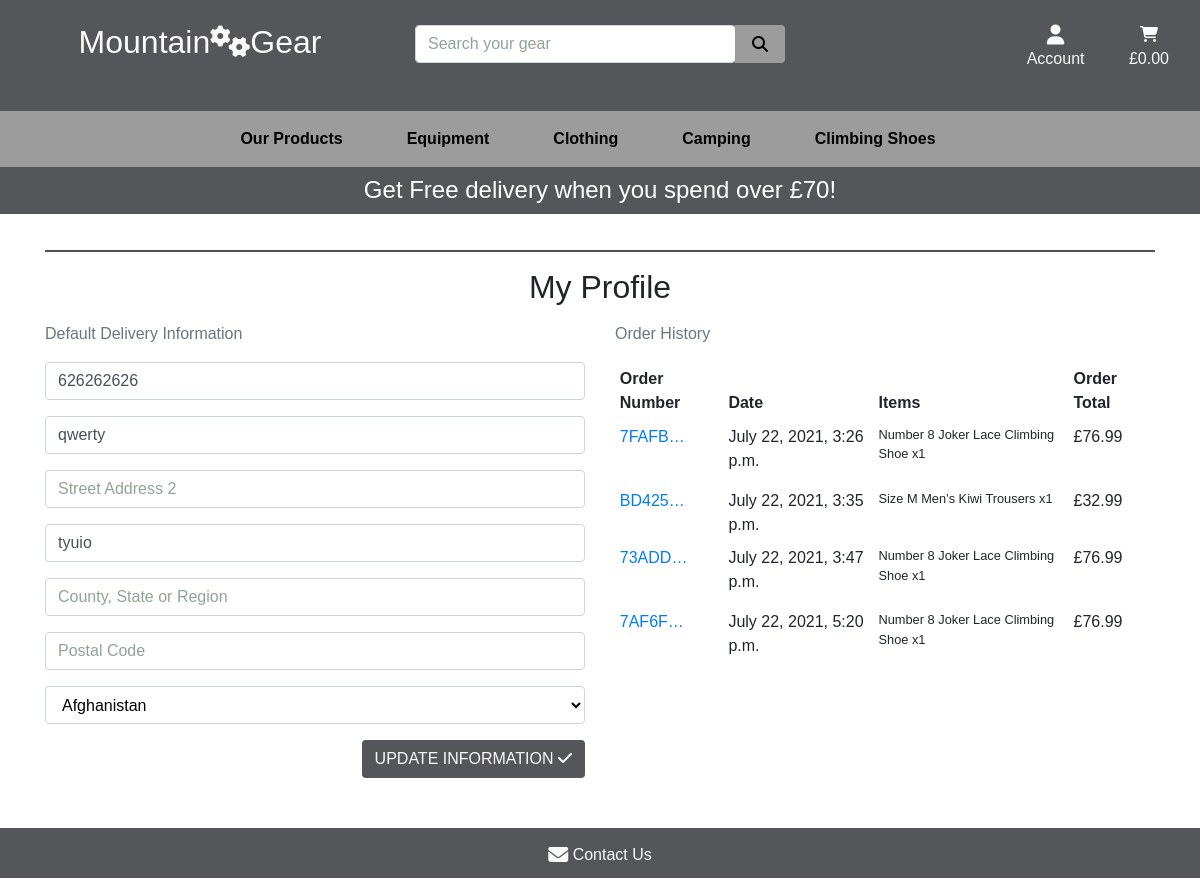
The page /profile/ (signed in) on the database as committed earlier.
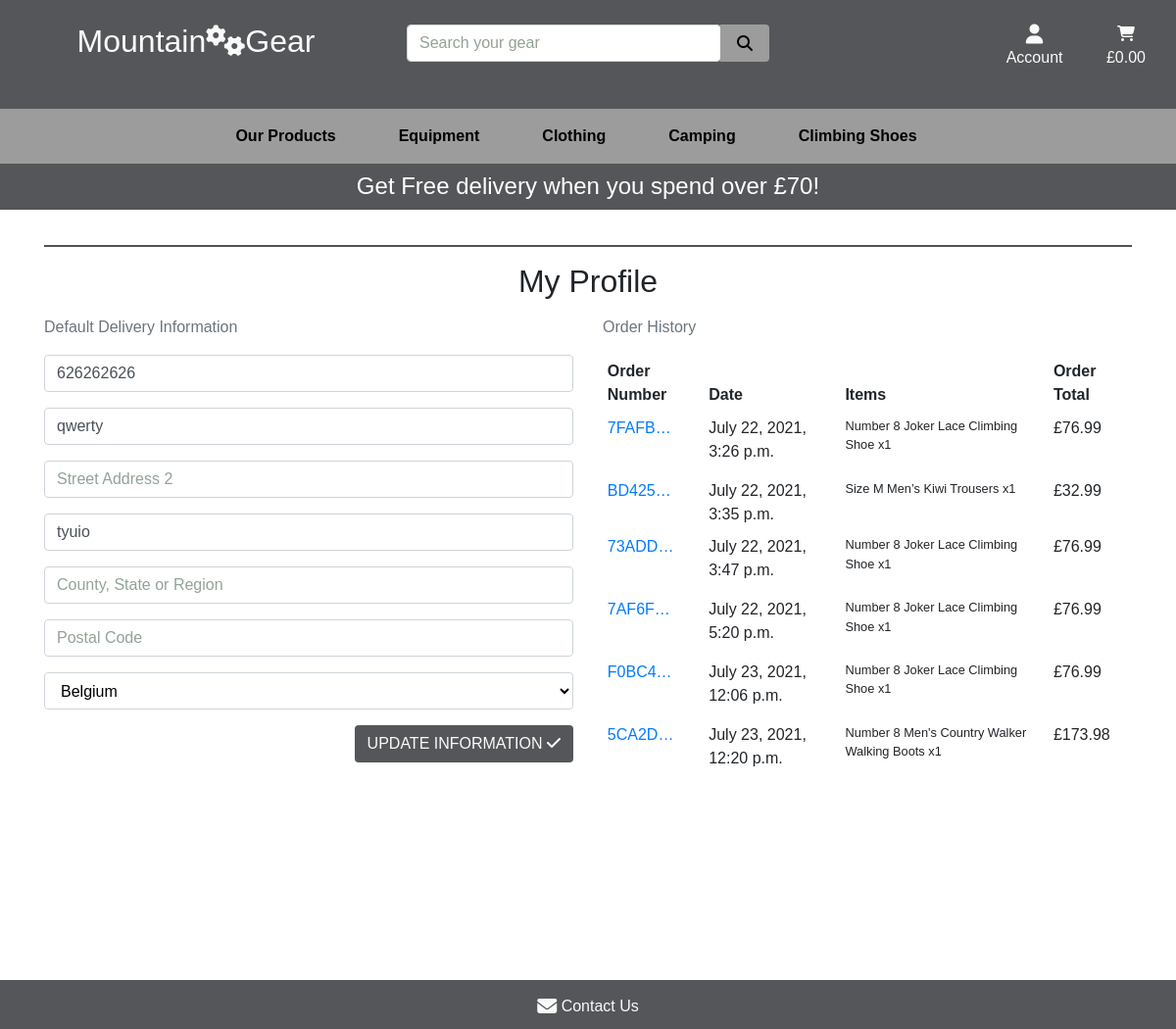
The same page on the database as committed later.
### profiles/models.py (models this page shows, shortened)
class UserProfile(models.Model):
    user = models.OneToOneField(User, on_delete=models.CASCADE)
    default_phone_number = models.CharField(max_length=20,
                                            null=True, blank=True)
    default_street_address1 = models.CharField(max_length=80,
                                               null=True, blank=True)
    default_street_address2 = models.CharField(max_length=80,
                                               null=True, blank=True)
    default_town_or_city = models.CharField(max_length=40,
                                            null=True, blank=True)
    default_county = models.CharField(max_length=80, null=True, blank=True)
    default_postcode = models.CharField(max_length=20,
                                        null=True, blank=True)
    default_country = CountryField(blank_label='Country',
                                   null=True, blank=True)

### checkout/models.py (models this page shows, shortened)
class Order(models.Model):
    order_number = models.CharField(max_length=32, null=False, editable=False)
    user_profile = models.ForeignKey(UserProfile, on_delete=models.SET_NULL,
                                     null=True, blank=True,
                                     related_name='orders')
    full_name = models.CharField(max_length=50, null=False, blank=False)
    email = models.EmailField(max_length=254, null=False, blank=False)
    phone_number = models.CharField(max_length=20, null=False, blank=False)
    country = CountryField(blank_label='Country *', null=False, blank=False)
    postcode = models.CharField(max_length=20, null=True, blank=True)
    town_or_city = models.CharField(max_length=40, null=False, blank=False)
    street_address1 = models.CharField(max_length=80, null=False, blank=False)
    street_address2 = models.CharField(max_length=80, null=True, blank=True)
    county = models.CharField(max_length=80, null=True, blank=True)
    date = models.DateTimeField(auto_now_add=True)
    delivery_cost = models.DecimalField(max_digits=6,
                                        decimal_places=2,
                                        null=False, default=0)
    order_total = models.DecimalField(max_digits=10,
                                      decimal_places=2, null=False, default=0)
    sum_total = models.DecimalField(max_digits=10,
                                    decimal_places=2, null=False, default=0)
    original_cart = models.TextField(null=False, blank=False, default='')
    stripe_pid = models.CharField(max_length=254, null=False,
                                  blank=False, default='')

class OrderLineItem(models.Model):
    order = models.ForeignKey(Order,
                              null=False, blank=False,
                              on_delete=models.CASCADE,
                              related_name='lineitems')
    product = models.ForeignKey(Product,
                                null=False, blank=False,
                                on_delete=models.CASCADE)
    product_size = models.CharField(max_length=2,
                                    null=True, blank=True)  # XS, S, M, L, XL
    product_number = models.CharField(max_length=2,
                                      null=True, blank=True)  # 6, 7, 8, 9, 10
    quantity = models.IntegerField(null=False, blank=False, default=0)
    lineitem_total = models.DecimalField(max_digits=6,
                                         decimal_places=2,
                                         null=False,
                                         blank=False, editable=False)

### products/models.py (models this page shows, shortened)
class Product(models.Model):
    category = models.ForeignKey('Category', null=True, blank=True,
                                 on_delete=models.SET_NULL)
    sku = models.CharField(max_length=254, null=True, blank=True)
    name = models.CharField(max_length=254)
    description = models.TextField()
    has_sizes = models.BooleanField(default=False, null=True, blank=True)
    has_numbers = models.BooleanField(default=False, null=True, blank=True)
    price = models.DecimalField(max_digits=6, decimal_places=2)
    rating = models.DecimalField(max_digits=6, decimal_places=2)
    image = models.ImageField(null=True, blank=True)

### profiles/views.py (the view)
# urls.py: path('profile/', include('profiles.urls')),
def profile(request):
    profile = get_object_or_404(UserProfile, user=request.user)
    if request.method == 'POST':
        form = UserProfileForm(request.POST, instance=profile)
        if form.is_valid():
            form.save()
            messages.success(request, 'Profile updated successfully')
        else:
            messages.error(request, 'Update failed. Please ensure\
                            the form is valid.')
    else:
        form = UserProfileForm(instance=profile)
    orders = profile.orders.all()
    template = 'profiles/profile.html'
    context = {
        'form': form,
        'orders': orders,
        'on_profile_page': True
    }
    return render(request, template, context)

### profiles/forms.py
class UserProfileForm(forms.ModelForm):
    class Meta:
        model = UserProfile
        exclude = ('user',)
    def __init__(self, *args, **kwargs):
        super().__init__(*args, **kwargs)
        placeholders = {
            'default_phone_number': 'Phone Number',
            'default_country': 'Country',
            'default_postcode': 'Postal Code',
            'default_town_or_city': 'Town or City',
            'default_street_address1': 'Street Address 1',
            'default_street_address2': 'Street Address 2',
            'default_county': 'County, State or Region',
        }
        self.fields['default_phone_number'].widget.attrs['autofocus'] = True
        for field in self.fields:
            if self.fields[field].required:
                placeholder = f'{placeholders[field]} *'
            else:
                placeholder = placeholders[field]
                self.fields[field].widget.attrs['placeholder'] = placeholder
            self.fields[field].widget\
                .attrs['class'] = 'rounded profile-form-input'
            self.fields[field].label = False

### profiles/templates/profiles/profile.html (shortened to what this page needs)
{% extends "base.html" %}
{% load static %}
{% block page_header %}
    <div class="container header-container">
    </div>
{% endblock %}
{% block content %}
    <div class="overlay"></div>
    <div class="container container-profile">
        <div class="row ">
            <div class="col col-checkout">
                <hr>
                <h2 class="text-center mb-3 ">My Profile</h2>
            </div>
        </div>
        <div class="row">
            <div class="col-12 col-lg-6 col-profile">
                <p class="text-muted">Default Delivery Information</p>
                <form class="mt-3" action="{% url 'profile' %}" method="POST" id="profile-update-form">
                    {{ form|crispy }}
                    <button class="btn gear-button rounded text-uppercase float-right">Update Information
                        <i class="fa fa-check" aria-hidden="true"></i>
                    </button>
                </form>
            </div>
            <div class="col-12 col-lg-6">
                <p class="text-muted">Order History</p>
                <div class="order-history table-responsive">
                    <table class="table table-sm table-borderless">
                        <thead>
                            <tr>
                                <th>Order Number</th>
                                <th>Date</th>
                                <th>Items</th>
                                <th>Order Total</th>
                            </tr>
                        </thead>
                        <tbody>
                            {% for order in orders %}
                                <tr>
                                    <td>
                                        <a href="{% url 'order_history' order.order_number %}"
                                        title="{{ order.order_number }}">
                                            {{ order.order_number|truncatechars:6 }}
                                        </a>
                                    </td>
                                    <td>{{ order.date }}</td>
                                    <td>
                                        <ul class="list-unstyled">
                                            {% for item in order.lineitems.all %}
                                                <li class="small">
                                                    {% if item.product_size %}Size {{ item.product_size|upper }}{% endif %}
                                                    {% if item.product_number %}Number {{ item.product_number }}{% endif %}
                                                    {{ item.product.name }} x{{ item.quantity }}
                                                </li>
                                            {% endfor %}
                                        </ul>
                                    </td>
                                    <td>£{{ order.sum_total }}</td>
                                </tr>
                            {% endfor %}
                        </tbody>
                    </table>
                </div>
            </div>
        </div>
{% endblock %}

Rows that differ between the two databases and show on the page:
changed UserProfile "qwerty": default_country "Afghanistan" → "Belgium"
added Order: order_number "F0BC4…", date "July 23, 2021, 12:06 p.m.", sum_total "76.99"
added OrderLineItem: product_number "8", product.name "Joker Lace Climbing Shoe", quantity "1", shown under "F0BC4…"
added Order: order_number "5CA2D…", date "July 23, 2021, 12:20 p.m.", sum_total "173.98"
added OrderLineItem: product_number "8", product.name "Men's Country Walker Walking Boots", quantity "1", shown under "5CA2D…"
